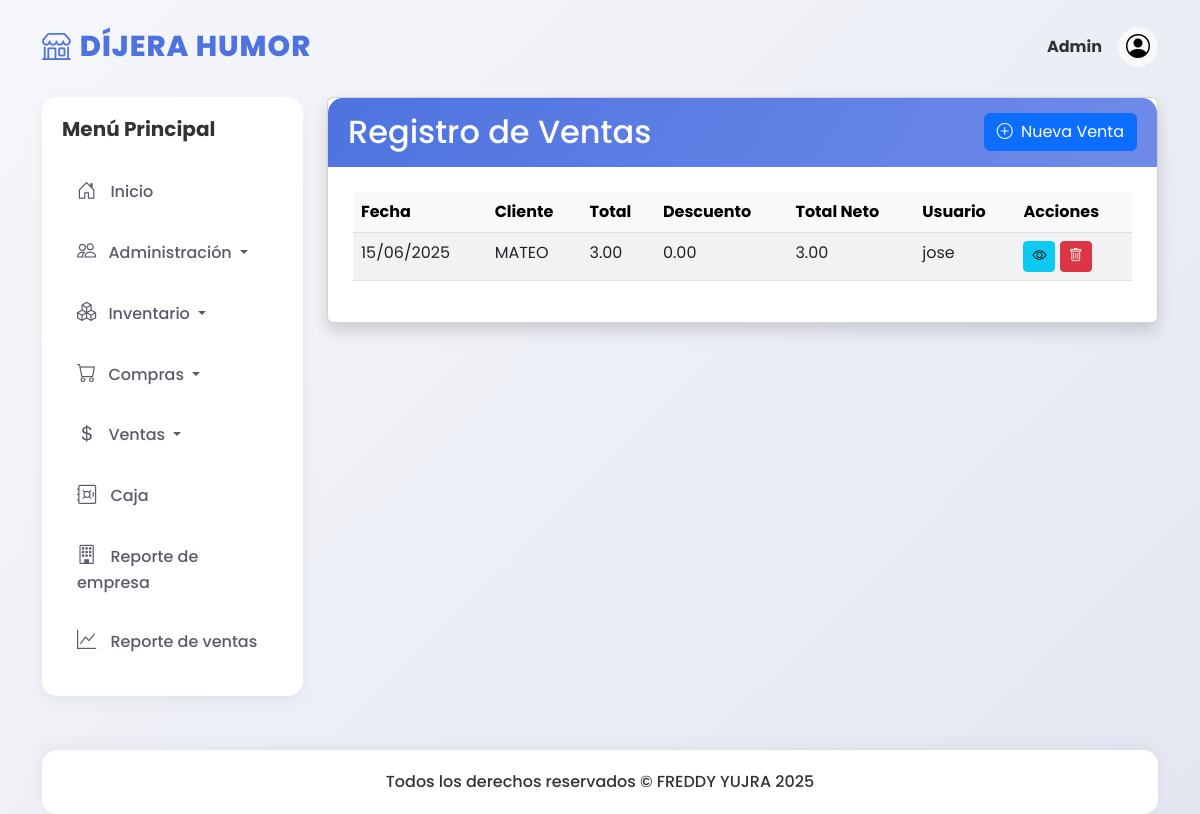
/ventas/, run on the app's committed database.
### models/venta_model.py (models this page shows, shortened)
class Venta(db.Model):
    __tablename__ = "ventas"
    id = db.Column(db.Integer, primary_key=True)
    cliente_id = db.Column(db.Integer, db.ForeignKey('clientes.id'))
    total = db.Column(db.Numeric(10,2), default=0.0)
    descuento = db.Column(db.Numeric(10,2), default=0.0)
    total_neto = db.Column(db.Numeric(10,2), default=0.0)
    descripcion = db.Column(db.Text)
    fecha = db.Column(db.DateTime, default=datetime.utcnow)
    usuario_id = db.Column(db.Integer, db.ForeignKey('usuarios.id'))
    created_at = db.Column(db.DateTime, default=datetime.utcnow)
    updated_at = db.Column(db.DateTime, default=datetime.utcnow, onupdate=datetime.utcnow)
    deleted_at = db.Column(db.DateTime)
    cliente = db.relationship('Cliente', backref='ventas')
    usuario = db.relationship('Usuario', backref='ventas')
    detalles = db.relationship('VentaDetalle', backref='venta', cascade='all, delete-orphan')

### models/cliente_model.py (models this page shows, shortened)
class Cliente(db.Model):
    __tablename__ = "clientes"
    id = db.Column(db.Integer, primary_key=True)
    nombre = db.Column(db.String(150), nullable=False)
    tipo_documento = db.Column(db.String(20))
    documento = db.Column(db.String(20))
    complemento = db.Column(db.String(10))
    telefono = db.Column(db.String(15))
    estado = db.Column(db.Boolean, default=True)
    created_at = db.Column(db.DateTime, default=datetime.utcnow)
    updated_at = db.Column(db.DateTime, default=datetime.utcnow, onupdate=datetime.utcnow)
    deleted_at = db.Column(db.DateTime)

### models/usuario_model.py (models this page shows, shortened)
class Usuario(db.Model):
    __tablename__ = "usuarios"
    id = db.Column(db.Integer, primary_key=True)
    imagen = db.Column(db.String(255), nullable=True)
    nombres = db.Column(db.String(255), nullable=False)
    apellidos = db.Column(db.String(150), nullable=False)
    carnet = db.Column(db.String(15), nullable=False)
    nacimiento = db.Column(db.Date, nullable=False)
    telefono = db.Column(db.String(15), nullable=False)
    email = db.Column(db.String(255), nullable=False, unique=True)
    usuario = db.Column(db.String(150), nullable=False, unique=True)
    password = db.Column(db.String(255), nullable=False)
    remember_token = db.Column(db.String(100), nullable=True)
    created_at = db.Column(db.DateTime, default=datetime.utcnow)
    updated_at = db.Column(db.DateTime, default=datetime.utcnow, onupdate=datetime.utcnow)
    deleted_at = db.Column(db.DateTime, nullable=True)
    rol_id = db.Column(db.Integer, db.ForeignKey('roles.id'))
    rol = db.relationship('Rol', backref='usuarios')

### controllers/venta_controller.py (the view)
@venta_bp.route('/')
def index():
    ventas = Venta.query.filter_by(deleted_at=None).all()
    return venta_view.venta_index(ventas)

### run.py (called while the page is built)
@app.context_processor
def inject_active_path():
    def is_active(path):
        return 'active' if request.path.startswith(path) else ''
    return dict(is_active=is_active)

### views/venta_view.py (called while the page is built)
def venta_index(ventas):
    return render_template('ventas/index.html', ventas=ventas)

### templates/ventas/index.html (shortened to what this page needs)
{% extends 'base.html' %}
{% block content %}
<div class="card shadow">
  <div class="card-header d-flex justify-content-between align-items-center">
    <h2 class="mb-0">Registro de Ventas</h2>
    <a class="btn btn-primary" href="{{ url_for('venta.create') }}">
      <i class="bi bi-plus-circle me-1"></i> Nueva Venta
    </a>
  </div>
  <div class="card-body">
    <div class="table-responsive">
      <table class="table table-striped table-hover">
        <thead class="table-light">
          <tr>
            <th>Fecha</th>
            <th>Cliente</th>
            <th>Total</th>
            <th>Descuento</th>
            <th>Total Neto</th>
            <th>Usuario</th>
            <th>Acciones</th>
          </tr>
        </thead>
        <tbody>
          {% for venta in ventas %}
          <tr>
            <td>{{ venta.fecha.strftime('%d/%m/%Y') }}</td>
            <td>{{ venta.cliente.nombre }}</td>
            <td>{{ venta.total }}</td>
            <td>{{ venta.descuento }}</td>
            <td>{{ venta.total_neto }}</td>
            <td>{{ venta.usuario.usuario }}</td>
            <td>
              <a href="{{ url_for('venta.show', id=venta.id) }}" class="btn btn-sm btn-info">
                <i class="bi bi-eye"></i>
              </a>
              <a href="{{ url_for('venta.delete', id=venta.id) }}" class="btn btn-sm btn-danger"
                 onclick="return confirm('¿Anular esta venta?')">
                <i class="bi bi-trash"></i>
              </a>
            </td>
          </tr>
          {% else %}
          <tr>
            <td colspan="7" class="text-center">No hay ventas registradas</td>
          </tr>
          {% endfor %}
        </tbody>
      </table>
    </div>
  </div>
</div>
{% endblock %}

### static/css/dashboard.css (style rules this page uses)
:root { --primary: #4e73df; --secondary: #858796; --success: #1cc88a; --info: #36b9cc; --warning: #f6c23e; --danger: #e74a3b; --light: #f8f9fc; --dark: #5a5c69; }
body { font-family: 'Poppins', sans-serif; background: linear-gradient(135deg, #f5f7fa 0%, #e4e7f1 100%); min-height: 100vh; padding-top: 20px; color: #333; }
.card-header { background: linear-gradient(120deg, #4e73df, #6f8be9); color: white; font-weight: 600; padding: 15px 20px; border-radius: 15px 15px 0 0 !important; border: none; }
.card-body { padding: 25px; }

### data on the page
Venta: fecha "15/06/2025", cliente.nombre "MATEO", total "3.00", descuento "0.00", total_neto "3.00", usuario.usuario "jose"
